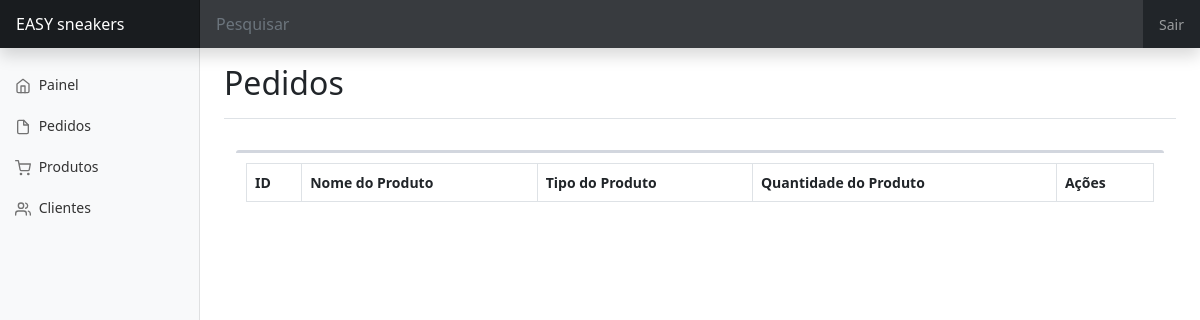
/adm/pedidos.php, run on an earlier commit of the app's database.
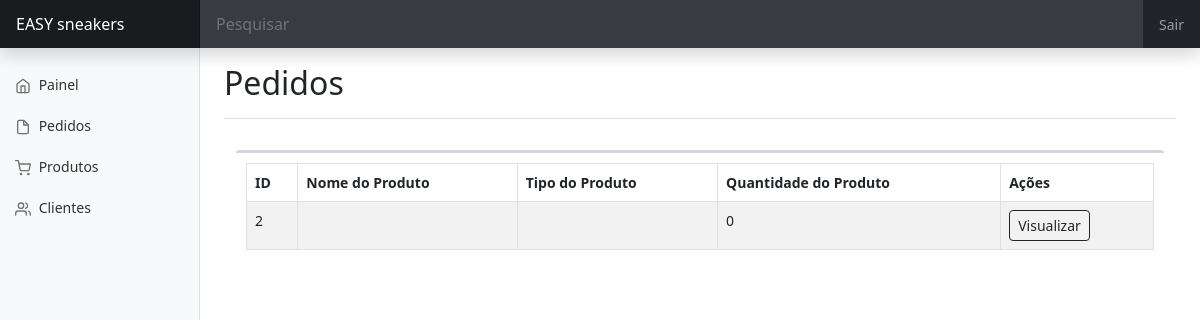
And on a later commit of the database.
### tables this page shows
CREATE TABLE `vendas` (
  `id` int(10) UNSIGNED NOT NULL,
  `nome_prod` varchar(60) DEFAULT NULL,
  `marca_prod` varchar(60) DEFAULT NULL,
  `tamanho_prod` int(11) DEFAULT NULL,
  `tipo_prod` varchar(60) DEFAULT NULL,
  `qnt_prod` int(11) DEFAULT NULL
);

### classes/Vendas.php (called while the page is built, shortened)
<?php
class Venda
{
    public function listar()
    {
        $sql = "SELECT id, nome_prod, tipo_prod, qnt_prod
                FROM vendas
                ORDER BY id";
        $conexao = new PDO('mysql:host=127.0.0.1;dbname=easysneakers', 'root', '');
        $resultado = $conexao->query($sql);
        $lista = $resultado->fetchAll();
        return $lista;
    }
}

### adm/pedidos.php (the view, shortened to what this page needs)
<?php
  require_once '../classes/Vendas.php';
  $venda = new Venda();
  $lista = $venda->listar();
?>
<!doctype html>
<html lang="pt-br">
  <head>
    <link rel="stylesheet" href="../css/adm.css">
    <link href="../assets/dist/css/bootstrap.min.css" rel="stylesheet">
    <link href="dashboard.css" rel="stylesheet">
  </head>
  <body>
<header class="navbar navbar-dark sticky-top bg-dark flex-md-nowrap p-0 shadow">
  <a class="navbar-brand col-md-3 col-lg-2 me-0 px-3 fs-6" href="#">EASY sneakers</a>
  <input class="form-control form-control-dark w-100 rounded-0 border-0" type="text" placeholder="Pesquisar" aria-label="Search">
  <div class="navbar-nav">
    <div class="nav-item text-nowrap">
      <a class="nav-link px-3" href="tllog.html">Sair</a>
    </div>
  </div>
</header>
<div class="container-fluid">
  <div class="row">
    <main class="col-md-9 ms-sm-auto col-lg-10 px-md-4">
      <div class="d-flex justify-content-between flex-wrap flex-md-nowrap align-items-center pt-3 pb-2 mb-3 border-bottom">
        <h1 class="h2">Pedidos</h1>
        </div>
        <section class="content container-fluid">
            <div class="row">
                <div class="col-xs-12 col-sm-12">
                    <div class="box">
                        <div class="box-body">
                            <table id="example1" class="table table-bordered table-striped">
                                <thead>
                                <tr>
                                    <th>ID</th>
                                    <th>Nome do Produto</th>
                                    <th>Tipo do Produto</th>
                                    <th>Quantidade do Produto</th>
                                    <th class="acao">Ações</th>
                                </tr>
                                </thead>
                                <tbody>
                                    <?php foreach ($lista as $linha): ?>
                                        <tr>
                                            <td><?php echo $linha['id'] ?></a></td>
                                            <td><?php echo $linha['nome_prod'] ?></a></td>
                                            <td><?php echo $linha['tipo_prod'] ?></a></td>
                                            <td><?php echo $linha['qnt_prod'] ?></a></td>
                                            <td>
                                            <a href="#" class="btn btn-sm btn-outline-dark">Visualizar</a>
                                            </td>
                                        </tr>
                                    <?php endforeach ?>
                                </tbody>
                            </table>
                        </div>
                    </div>
                </div>
            </div>
        </section>
    </div>
  </div>
  </body>
</html>

What changed in the data, as far as the page shows it:
added vendas: id "2", qnt_prod "0"
